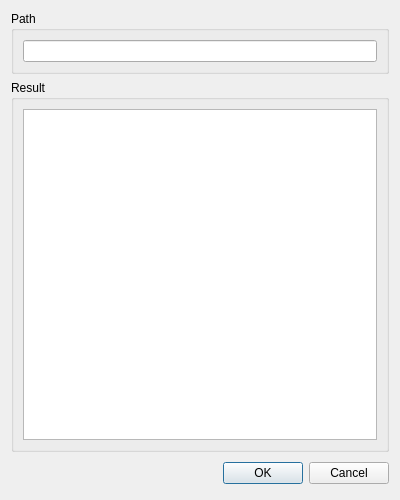
<?xml version="1.0" encoding="UTF-8"?>
<ui version="4.0">
 <class>vfs_tool_dialog</class>
 <widget class="QDialog" name="vfs_tool_dialog">
  <property name="geometry">
   <rect>
    <x>0</x>
    <y>0</y>
    <width>400</width>
    <height>500</height>
   </rect>
  </property>
  <property name="windowTitle">
   <string>VFS Tool</string>
  </property>
  <layout class="QVBoxLayout" name="verticalLayout">
   <item>
    <widget class="QGroupBox" name="groupBox">
     <property name="title">
      <string>Path</string>
     </property>
     <layout class="QVBoxLayout" name="pathLayout">
      <item>
       <widget class="QLineEdit" name="pathEdit">
        <property name="clearButtonEnabled">
         <bool>true</bool>
        </property>
       </widget>
      </item>
     </layout>
    </widget>
   </item>
   <item>
    <widget class="QGroupBox" name="groupBox_2">
     <property name="title">
      <string>Result</string>
     </property>
     <layout class="QVBoxLayout" name="resultLayout">
      <item>
       <widget class="QTextEdit" name="resultEdit">
        <property name="acceptDrops">
         <bool>false</bool>
        </property>
        <property name="undoRedoEnabled">
         <bool>false</bool>
        </property>
        <property name="readOnly">
         <bool>true</bool>
        </property>
       </widget>
      </item>
     </layout>
    </widget>
   </item>
   <item>
    <layout class="QHBoxLayout" name="buttonBoxLayout">
     <property name="spacing">
      <number>6</number>
     </property>
     <property name="margin" stdset="0">
      <number>0</number>
     </property>
     <item>
      <spacer name="spacer">
       <property name="orientation">
        <enum>Qt::Horizontal</enum>
       </property>
       <property name="sizeHint" stdset="0">
        <size>
         <width>131</width>
         <height>31</height>
        </size>
       </property>
      </spacer>
     </item>
     <item>
      <widget class="QDialogButtonBox" name="buttonBox">
       <property name="standardButtons">
        <set>QDialogButtonBox::Cancel|QDialogButtonBox::Ok</set>
       </property>
      </widget>
     </item>
    </layout>
   </item>
  </layout>
 </widget>
 <resources/>
 <connections/>
</ui>
